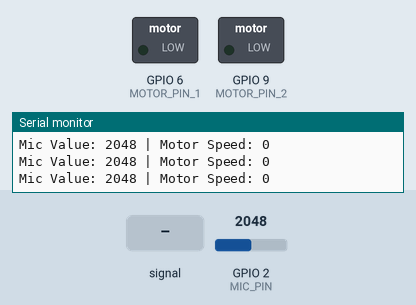
Simulated run of this sketch. Board: ESP32-S3. On the bench: switched loads named in the sketch (green lamp = pin HIGH), the last lines printed to the serial monitor. Inputs (shaded band) come from the test bench; at power-on: GPIO 2 (MIC_PIN) = 2048.

Above: at 1.2 s.
1.3 s: GPIO 2 (MIC_PIN) fed a 200 Hz sine of ±1023 counts around its level
4.3 s: GPIO 2 (MIC_PIN) set to 3603
At 5.2 s:
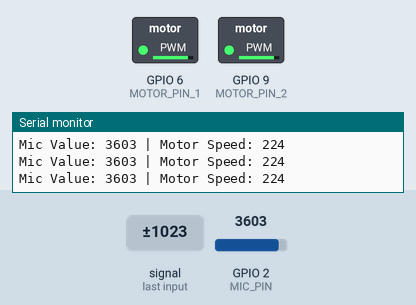
5.8 s: GPIO 2 (MIC_PIN) set to 2960
At 6.7 s:
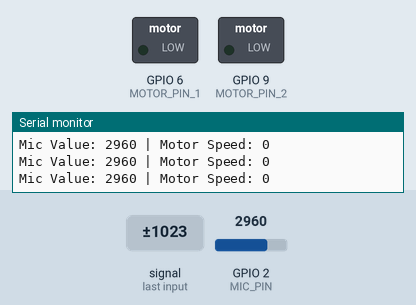
7.3 s: GPIO 2 (MIC_PIN) fed a 1000 Hz sine of ±1023 counts around its level
At 7.6 s:
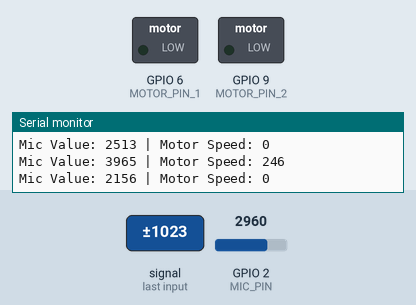
10.3 s: GPIO 2 (MIC_PIN) set to 2866
Timing chart, 0 to 12.8 s (numbered marks = the images above; inputs shaded):
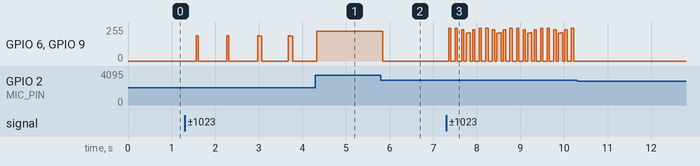

The sketch:

screambot.ino
```cpp
// Motor pins
const int MOTOR_PIN_1 = 6;
const int MOTOR_PIN_2 = 9;

// Microphone pin
const int MIC_PIN = 2;

// PWM properties
const int freq = 30000;
const int resolution = 8;
int dutyCycle = 0;  // Start with motors off

void setup() {
  Serial.begin(115200);

  // Configure PWM for both motors
  ledcAttach(MOTOR_PIN_1, freq, resolution);
  ledcAttach(MOTOR_PIN_2, freq, resolution);

  // Configure microphone pin
  pinMode(MIC_PIN, INPUT);

  Serial.println("Starting sound-controlled motors...");
}

void loop() {
  // Read microphone value
  int micValue = analogRead(MIC_PIN);

  // Map microphone value (0-4095) to motor speed (0-255)
  // The louder the sound, the faster the motors

  if (micValue < 3000) {
    dutyCycle = 0;
  } else {
    dutyCycle = map(micValue, 0, 4095, 0, 255);

    // Constrain duty cycle to prevent erratic behavior
    dutyCycle = constrain(dutyCycle, 0, 255);

  }

  // Set motor speeds
  ledcWrite(MOTOR_PIN_1, dutyCycle);
  ledcWrite(MOTOR_PIN_2, dutyCycle);

  // Print debug info
  Serial.print("Mic Value: ");
  Serial.print(micValue);
  Serial.print(" | Motor Speed: ");
  Serial.println(dutyCycle);

  // Small delay to prevent overwhelming the serial output
  delay(50);
}
```

Measured:
- after the input at 5.8 s, GPIO 6 (MOTOR_PIN_1), GPIO 9 (MOTOR_PIN_2): 223/255 → 0/255 at once
- after the input at 7.3 s, GPIO 6 (MOTOR_PIN_1), GPIO 9 (MOTOR_PIN_2): 0/255 → 245/255 after 0.05 s, then repeats every 0.70 s: 0/255 0.10 s, 245/255 0.05 s, 0/255 0.10 s, 235/255 0.05 s, 0/255 0.05 s, 208/255 0.05 s, 211/255 0.05 s, 0/255 0.05 s, 233/255 0.05 s, 0/255 0.10 s, 245/255 0.05 s
- after the input at 10.3 s, GPIO 6 (MOTOR_PIN_1), GPIO 9 (MOTOR_PIN_2): stops changing and stays 0/255
